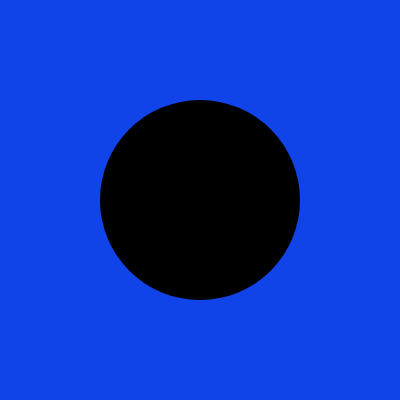
Frame 1 (no input)
Frame 60 (no input): identical to frame 1, image omitted
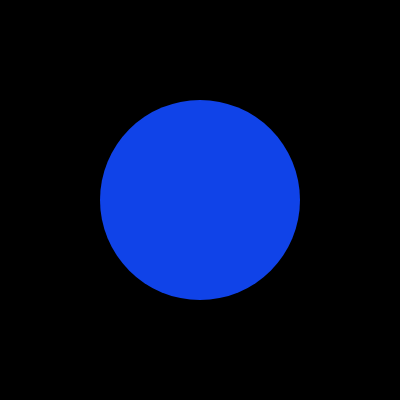
Frame 120 (the mouse pressed at the canvas centre since frame 60)

The p5.js sketch that drew these frames (run headless with seeded random() and noise() and a simulated clock; from frame 60 on, the mouse is pressed at the canvas centre):

// p5.js sketch
// ── sketch.js

function setup() {
    createCanvas(400, 400);
    noStroke();
    fill(16,67,232);
}

function draw() {
background(0);
if (mouseIsPressed) {
    fill(16,67,232)
    circle(width/2,height/2,width*0.5);
}
else {
    background(16,67,232);
    fill(0);
    circle(width/2,height/2,width*0.5);
}





}
